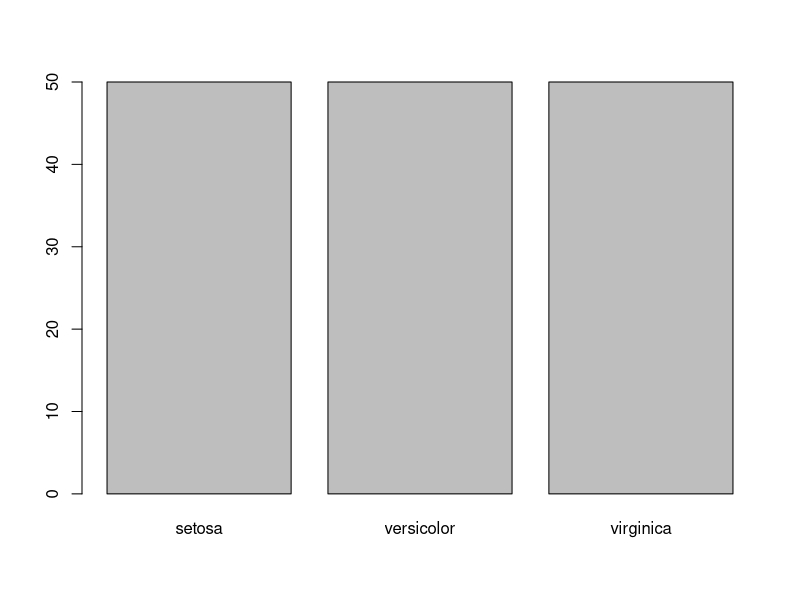
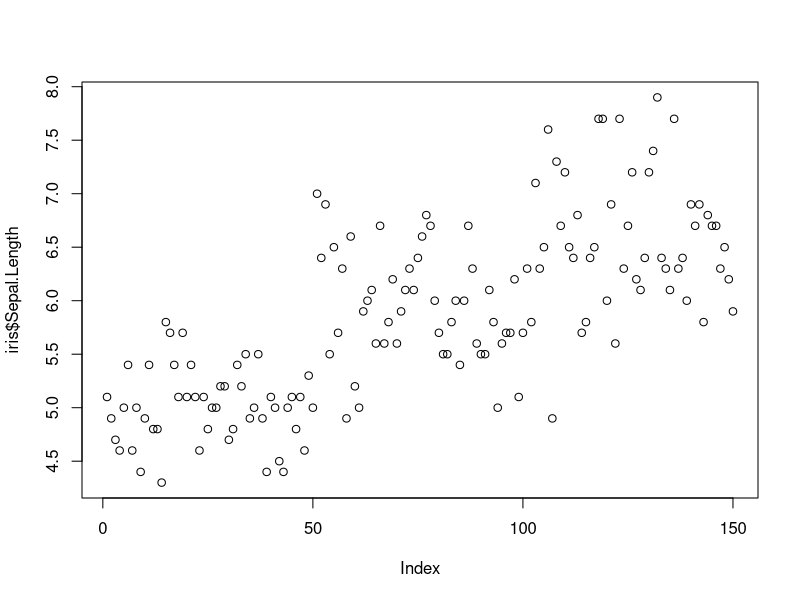
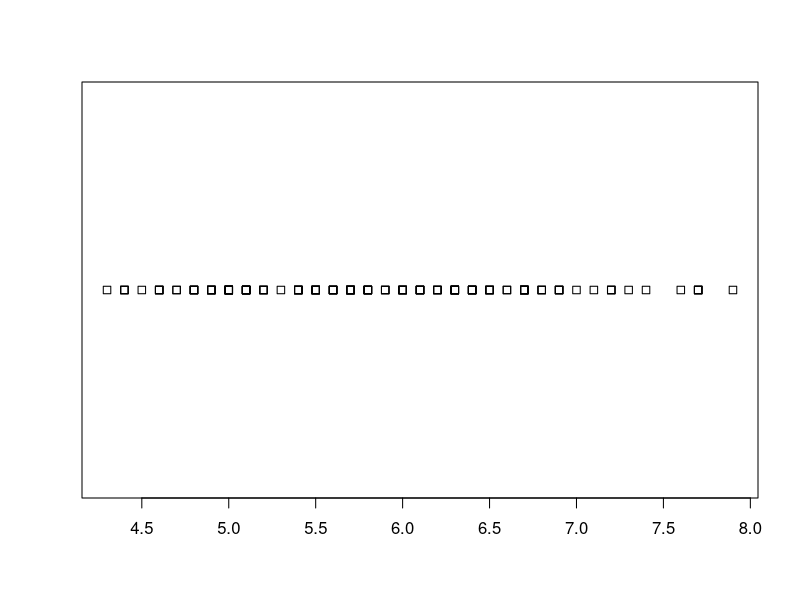
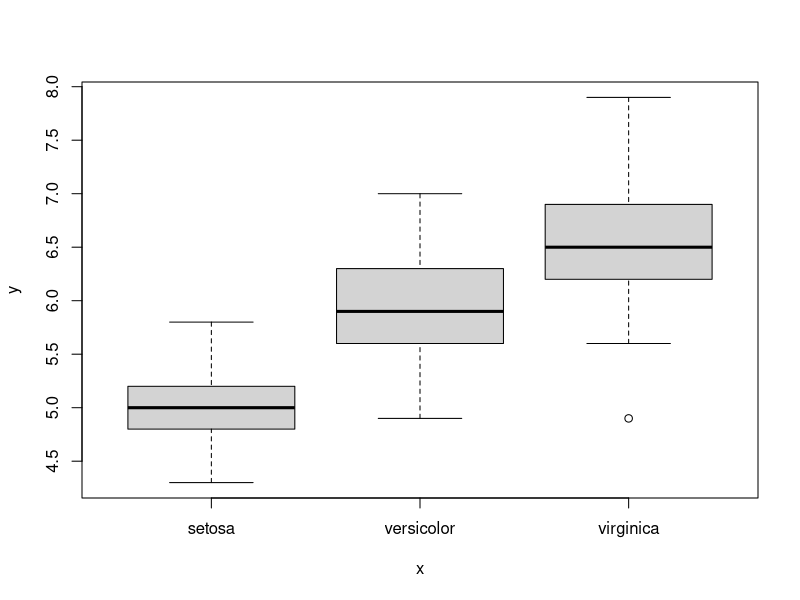
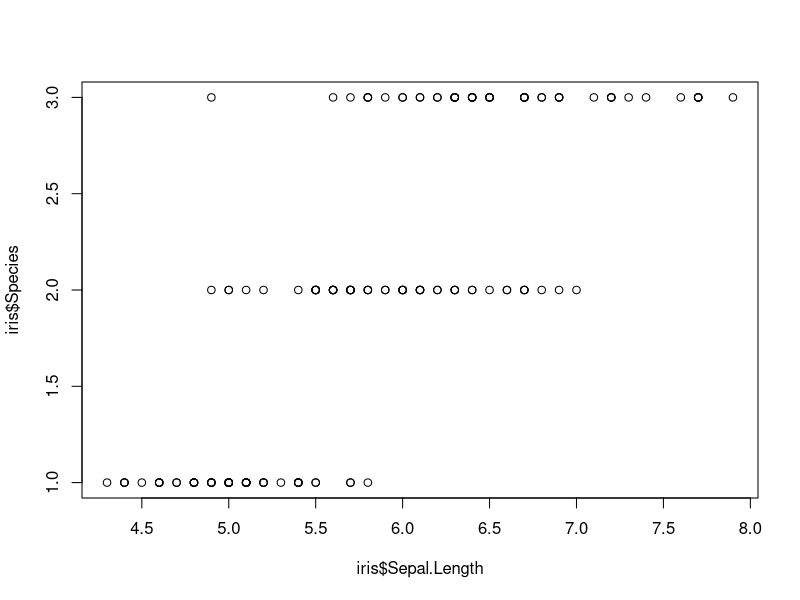
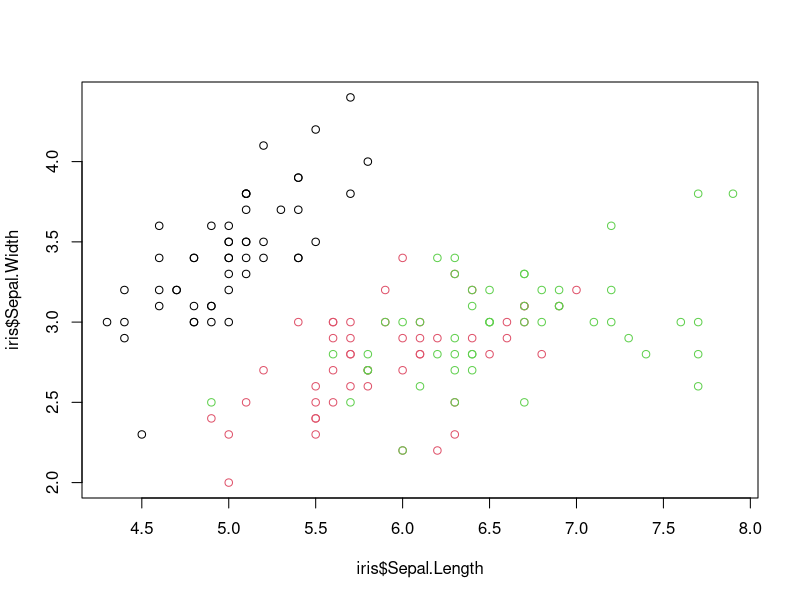
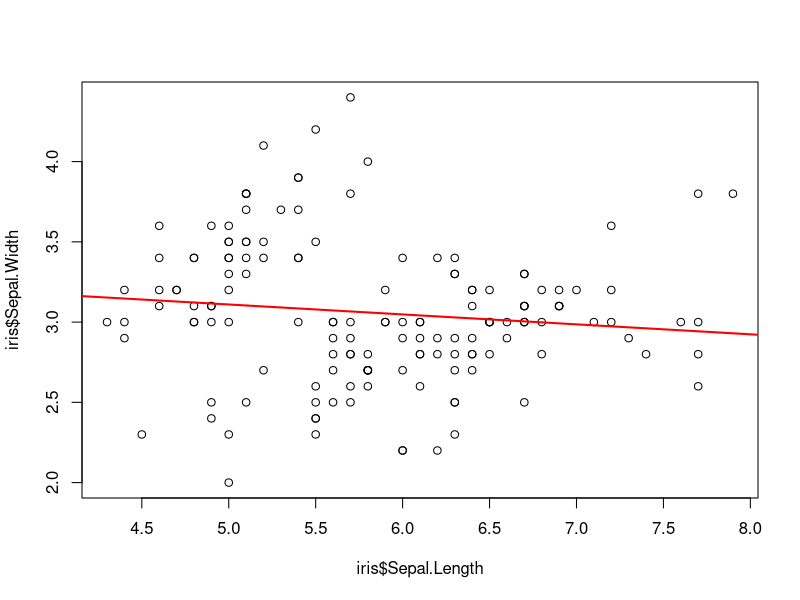
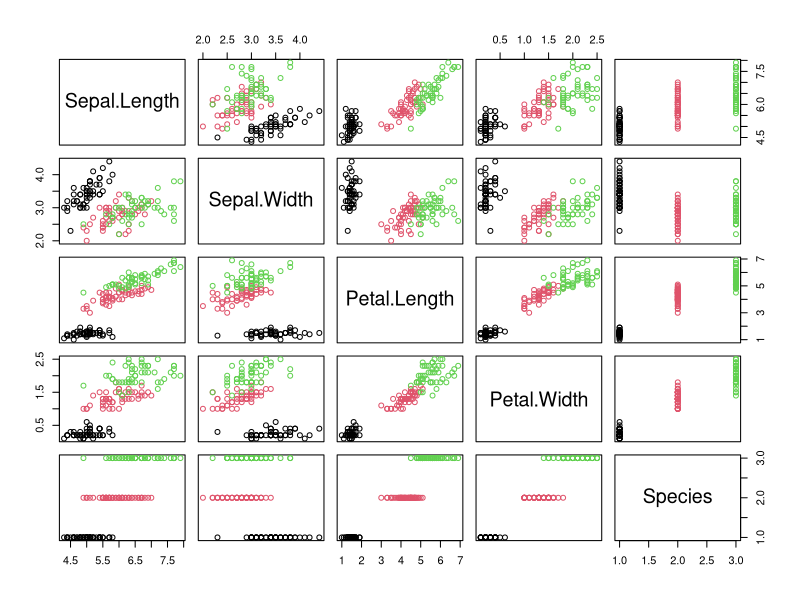

These charts were generated, in order, by the following R code:
## ---- chunk 1
library(tidyverse)
library(ggthemes)
## ---- chunk 2
iris <- as_tibble(iris)
iris
## ---- chunk 3
plot(iris$Species)
## ---- chunk 4
plot(iris$Sepal.Length)
## ---- chunk 5
stripchart(iris$Sepal.Length)
## ---- chunk 6
plot(iris$Species, iris$Sepal.Length)
## ---- chunk 7
plot( iris$Sepal.Length, iris$Species )
## ---- chunk 8
plot(iris$Sepal.Length, iris$Sepal.Width, col=iris$Species)
## ---- chunk 9
plot(iris$Sepal.Length, iris$Sepal.Width)
abline(
  lm(iris$Sepal.Width~iris$Sepal.Length), 
  col="red", 
  lwd=2
  )
## ---- chunk 10
plot(iris, col=iris$Species)
## ---- chunk 11
hist(iris$Sepal.Length)
## ---- chunk 12
hist(iris$Sepal.Length, breaks = seq(4, 9, by = 0.25))
## ---- chunk 13
hist(iris$Sepal.Length, breaks = 15)
## ---- chunk 14
hist(iris$Sepal.Length,
     freq = FALSE, #if TRUE, the histogram graphic is a representation of frequencies, the counts component of the result; if FALSE, probability densities are plotted so that the histogram has a total area of one
     col="red",
     breaks = 15,
     xlim = c(3, 9), #limits the X axis from 3 to 9
     ylim = c(0, 0.6), #limits the Y axis from 0 to 0.6
     main = "Iris",
     xlab = "sepal length",
     ylab="probability density")

abline(v = median(iris$Sepal.Length), col = "blue", lwd = 2)
abline(h = 0.3, col = "cyan", lwd = 2)
## ---- chunk 15
iris %>% ggplot()
## ---- chunk 16
iris %>% ggplot(aes(x=Sepal.Length, y=Sepal.Width))
## ---- chunk 17
iris %>% ggplot(aes(x=Sepal.Length, y=Sepal.Width)) + 
  geom_point() + 
  geom_smooth(method = "lm")
## ---- chunk 18
iris %>% ggplot(aes(x=Sepal.Length, y=Sepal.Width)) +
  geom_point(aes(color=Species)) + 
  geom_smooth(method = "lm", color="black", se=FALSE) +
  theme_classic()
## ---- chunk 19
ggplot(iris, aes(x=Sepal.Length, y=Sepal.Width)) +
  geom_point() +
  geom_smooth(data=filter(iris, Species =="setosa"), method = lm) +
  theme_classic()
## ---- chunk 20
ggplot(iris, aes(x=Sepal.Length, y=Sepal.Width)) +
  geom_point() +
  geom_smooth(data=filter(iris, Species %in% c("virginica", "versicolor")), method = lm) + 
  theme_bw()
## ---- chunk 21
ggplot(iris, aes(x=Sepal.Length, y=Sepal.Width, color=Species)) +
  geom_point() +
  geom_smooth(method = "lm", se=F) +
  theme_tufte()
## ---- chunk 22
(midwest <- as_tibble(midwest) %>% select(percwhite, percbelowpoverty, poptotal))
## ---- chunk 23

ggplot(midwest, aes(percwhite, percbelowpoverty)) +
  geom_point(aes(size = poptotal)) +
  geom_smooth(aes(weight = poptotal), method = lm, size = 1) + 
  geom_smooth(method = lm, color="red") +
  labs(x="percent white", y="percent below poverty")
## ---- chunk 24
sp <- ggplot(data=mtcars, aes(x=wt, y=mpg)) + geom_point()
reg<-lm(mpg ~ wt, data = mtcars)
reg
coeff=coefficients(reg)
# Equation of the line : 
sp + geom_abline(intercept = coeff[1], slope = coeff[2], color="red", 
                 linetype="dashed", size=1.5)
## ---- chunk 25
# Simple scatter plot
sp <- ggplot(data=mtcars, aes(x=wt, y=mpg)) + geom_point()
# Add horizontal line at y = 2O
sp + geom_hline(yintercept=20, linetype="dashed", 
                color = "red", size=2)
## ---- chunk 26
# Add a vertical line at x = 3
sp + geom_vline(xintercept = 3, linetype="dotted", 
                color = "blue", size=1.5)
## ---- chunk 27
# Add a vertical line segment
sp + geom_segment(aes(x = 4, y = 15, xend = 4, yend = 27))
# Add horizontal line segment
sp + geom_segment(aes(x = 2, y = 15, xend = 3, yend = 15))
## ---- chunk 28
library(grid)
sp + geom_segment(aes(x = 5, y = 30, xend = 3.5, yend = 25),
                  arrow = arrow(length = unit(0.5, "cm")))
## ---- chunk 29
df2 <- data.frame(sex = rep(c("Female", "Male"), each=3),
                  time=c("breakfeast", "Lunch", "Dinner"),
                  bill=c(10, 30, 15, 13, 40, 17) )

# Change line colors and sizes
ggplot(data=df2, aes(x=time, y=bill, group=sex)) +
  geom_line(linetype="dotted", color="red", size=2)+
  geom_point(color="blue", size=3)
## ---- chunk 30
# Change line types + colors
ggplot(df2, aes(x=time, y=bill, group=sex)) +
  geom_line(aes(linetype=sex, color=sex))+
  geom_point(aes(color=sex))+
  theme(legend.position="top")
## ---- chunk 31
ggplot(df2, aes(x=time, y=bill, group=sex)) +
  geom_line(aes(linetype=sex, color=sex, size=sex))+
  geom_point()+
  scale_linetype_manual(values=c("twodash", "dotted"))+
  scale_color_manual(values=c('#999999','#E69F00'))+
  scale_size_manual(values=c(1, 1.5))
## ---- chunk 32
ggplot(iris) +
  geom_point(aes(x=Sepal.Length, y=Sepal.Width, size = Petal.Length, color= Species))
## ---- chunk 33
ggplot(iris) +
  geom_point(aes(x=Sepal.Length, y=Sepal.Width, size = Petal.Length), color= "red")
## ---- chunk 34
head(mpg, 2)
mpg<-mpg

best_in_class <- mpg %>%
  group_by(class) %>%
  top_n(1, hwy)

head(best_in_class)
## ---- chunk 35
ggplot(mpg, aes(displ, hwy)) +
  geom_point(aes(colour = class))+
  geom_point(size = 3, shape = 1, data = best_in_class) 
## ---- chunk 36
ggplot(mpg, aes(displ, hwy)) +
  geom_point(aes(colour = class))+
  geom_point(size = 3, shape = 1, data = best_in_class) +
  ggrepel::geom_label_repel(aes(label = model), data = best_in_class, cex=2)

## ---- chunk 37
#here we separate different classes of cars into different colors
ggplot(mpg, aes(displ, hwy)) +
  geom_point(aes(colour = class))
## ---- chunk 38
ggplot(mpg, aes(displ, hwy)) +
   geom_point()+
  facet_wrap(~class, nrow=2)
## ---- chunk 39
ggplot(mpg, aes(displ, hwy)) +
   geom_point()+
  facet_wrap(~class, ncol=3)
## ---- chunk 40
ggplot(mpg, aes(displ, hwy)) +
   geom_point()+
  facet_grid(drv ~ cyl)
## ---- chunk 41
ggplot(mpg, aes(displ, hwy)) +
   geom_point()+
  facet_grid(. ~ drv)
## ---- chunk 42
ggplot(mpg, aes(displ, hwy)) +
   geom_point()+
  facet_grid(drv ~ .)
## ---- chunk 43
ggplot(diamonds, aes(log10(carat), log10(price))) +
  geom_bin2d()
## ---- chunk 44
ggplot(diamonds, aes(carat, price)) +
  geom_bin2d() + 
  scale_x_log10() + 
  scale_y_log10()
## ---- chunk 45
sp <- ggplot(cars, aes(x = speed, y = dist)) + geom_point()
sp
#data and scale are linear

sp + scale_x_continuous(trans='log2') + scale_y_continuous(trans='log2')
#data and scale are both logarithmic

sp + coord_trans(x="log2", y="log2") #data is log transformed but the scale is linear
## ---- chunk 46
ggplot(mpg, aes(displ, hwy)) +
  geom_point() +
  scale_y_continuous(breaks = seq(15, 40, by = 5))
## ---- chunk 47
ggplot(mpg, aes(displ, hwy)) +
  geom_point() +
  scale_x_continuous(labels = NULL) +
  scale_y_continuous(labels = NULL)
## ---- chunk 48
a1 <- ggplot(iris, aes(Sepal.Length, Sepal.Width, color = Species)) + 
  geom_point()
a1 + labs(
     x = "Length",
     y = "Width",
     color = "Iris sp."
     )
## ---- chunk 49
ggplot(iris, mapping = aes(x = Species, y = Sepal.Length)) + 
  geom_boxplot() +
  coord_flip()
## ---- chunk 50
a1 <- ggplot(iris, aes(Sepal.Length, Sepal.Width, color = Species)) + 
  geom_point()

a1 + labs(
     title = "Title",
     subtitle = "subtitle",
     caption = "caption"
      )
## ---- chunk 51
ggplot(mpg, aes(displ, hwy)) +
  geom_point(aes(color = drv)) +
  scale_colour_brewer(palette = "Set1")
## ---- chunk 52
df <- data.frame(x = 1, y = 1:5, z = c(1, 3, 2, NA, 5))
p <- ggplot(df, aes(x, y)) + geom_tile(aes(fill = z), size = 5)
p
# Make missing colours invisible
p + scale_fill_gradient(na.value = NA)
# Customise on a black and white scale
p + scale_fill_gradient(low =  "black" , high =  "white" , na.value =  "red" )

#gradient between n colours
p+scale_color_gradientn(colours = rainbow(5))
## ---- chunk 53
ToothGrowth <- ToothGrowth
ToothGrowth$dose <- as.factor(ToothGrowth$dose)
mtcars <- mtcars
mtcars$cyl <- as.factor(mtcars$cyl)

#bp for discrete color scales
bp<-ggplot(ToothGrowth, aes(x=dose, y=len, fill=dose)) +
  geom_boxplot()
bp

#sp for continuous scales
sp<-ggplot(mtcars, aes(x=wt, y=mpg, color=cyl)) + geom_point()
sp

#The lightness (l) and the chroma (c, intensity of color) 
#of the default (hue) colors can be modified
bp + scale_fill_hue(l=40, c=35) #boxplot
sp + scale_color_hue(l=40, c=35) #scatterplot

#manual color
bp + scale_fill_manual(values=c("#999999", "#E69F00", "#56B4E9"))
sp + scale_color_manual(values=c("#999999", "#E69F00", "#56B4E9"))

#install.packages("wesanderson")
#library(wesanderson)
#bp+scale_fill_manual(values=wes_palette(n=3, name="GrandBudapest"))

## ---- chunk 54
# Box plot
bp + scale_fill_manual(breaks = c("2", "1", "0.5"), 
                       values=c("red", "blue", "green"))
# Scatter plot
#sp + scale_color_manual(breaks = c("8", "6", "4"),
#                        values=c("red", "blue", "green"))


# color palettes
bp + scale_fill_brewer(palette="Dark2") 
#sp + scale_color_brewer(palette="Dark2") 

#use graysacle
#Change the gray value at the low and the high ends of the palette :
bp + scale_fill_grey(start=0.8, end=0.2) + theme_classic() 
#sp + scale_color_grey(start=0.8, end=0.2) + theme_classic() 
## ---- chunk 55

set.seed(10) #make predictable random data
baseline <- rlnorm(100, 0, 1)
post <- 0.8*baseline + rnorm(100, 0, 0.10*baseline)
my.data <- data.frame(baseline, post)
ggplot(my.data, aes(x=baseline, y=post)) +
    theme_bw() + 
    geom_point(shape=1) +    # Use hollow circles
    geom_smooth(method=lm) +  # Add linear regression line 
    geom_abline(slope = 1, intercept = 0, linetype = 2, colour = "red")
## ---- chunk 56
diff <- (post - baseline)
diffp <- (post - baseline)/baseline*100
sd.diff <- sd(diff)
sd.diffp <- sd(diffp)
my.data <- data.frame(baseline, post, diff, diffp)
